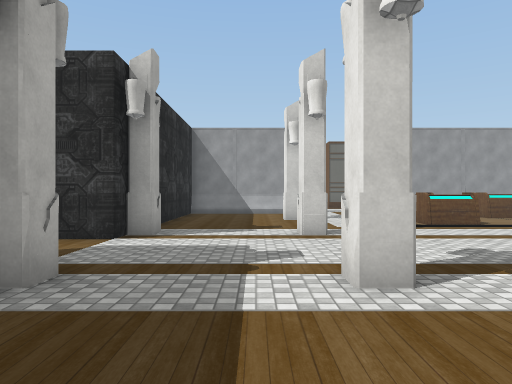
view 1 (above)

17 first-person views from a walk through a Unity game level. The camera is 1.5 m above the floor, looks level and sees 70° across. The floor is counted in squares, 2 m on a side. Each view is taken from the middle of a square. On the plan, view 1 faces up. The plan holds only what a view shows up to about 11 squares ahead; the rest is blank. The place goes on beyond the plan. Some surface patterns are stand-ins.

view 2
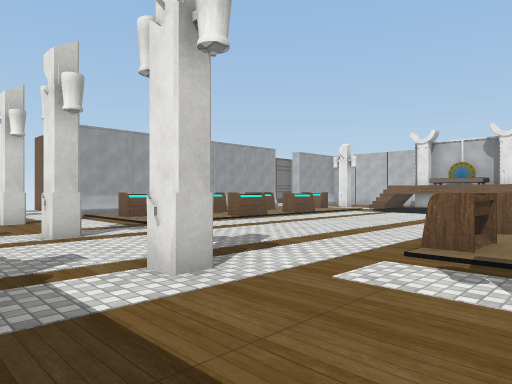

view 3
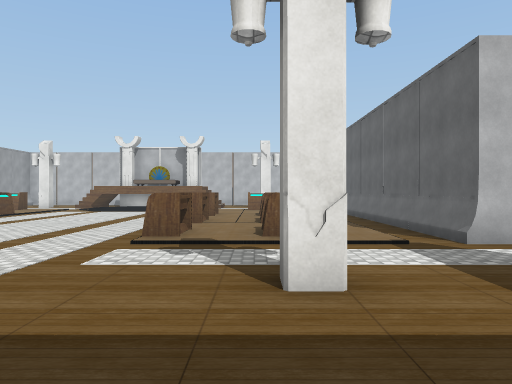

view 4
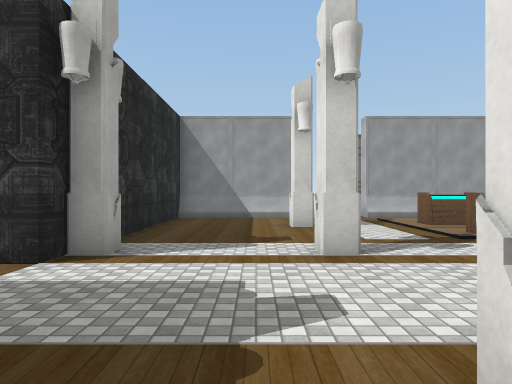

view 5
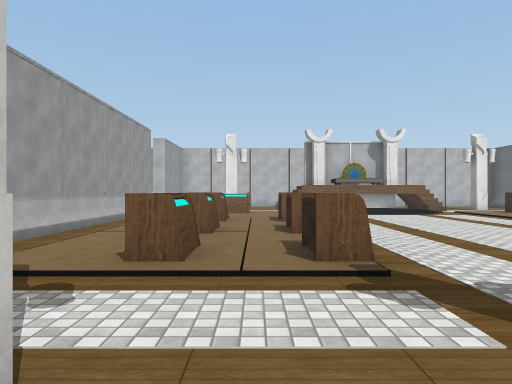

view 6
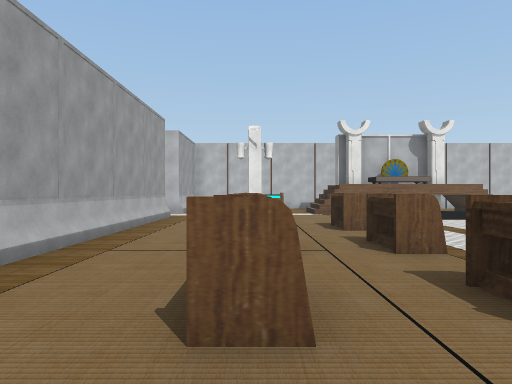

view 7
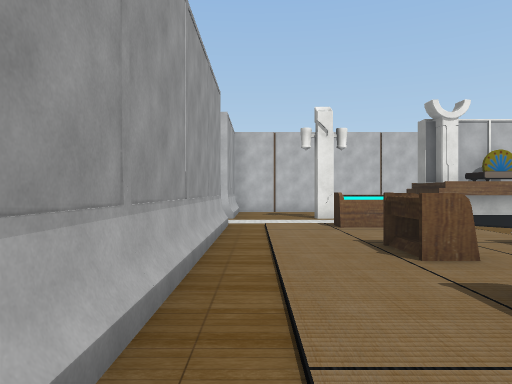

view 8
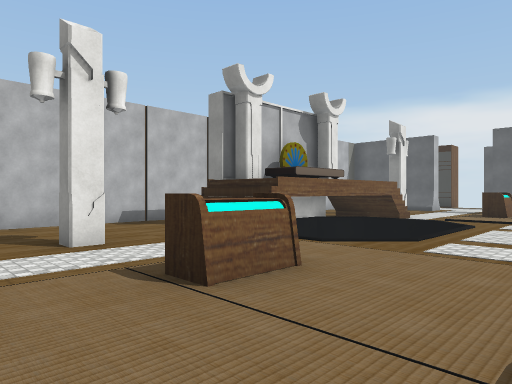

view 9
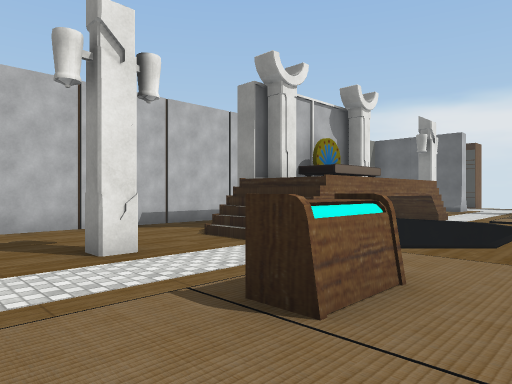

view 10
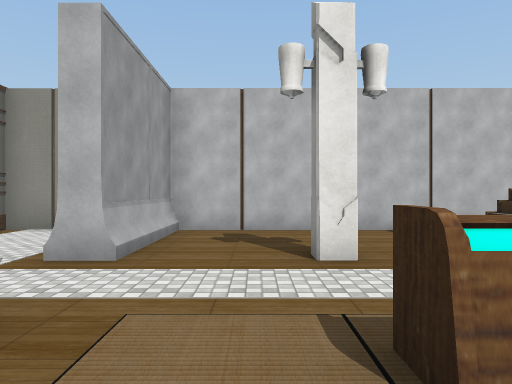

view 11
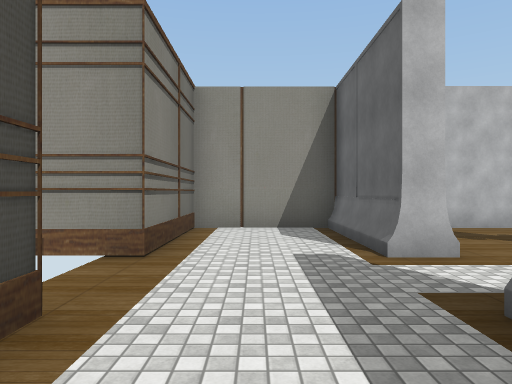

view 12
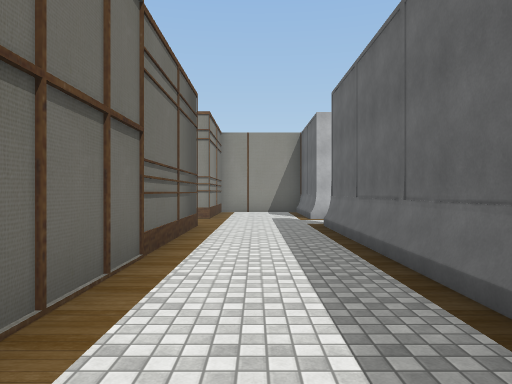

view 13
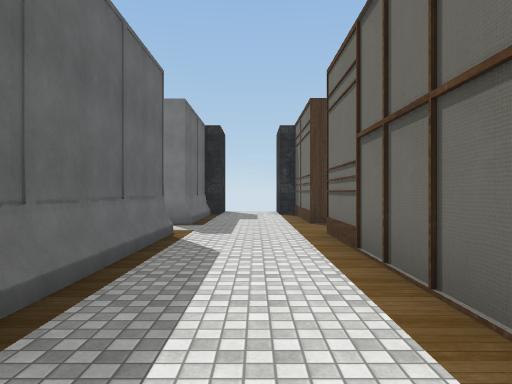

view 14
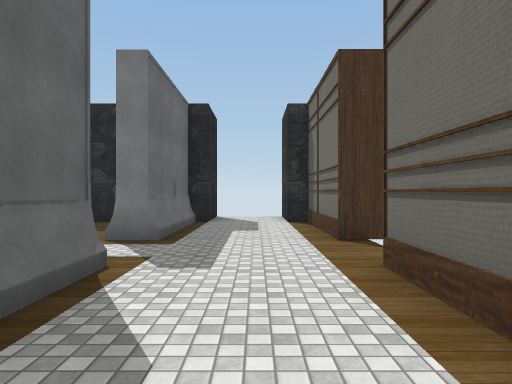

view 15
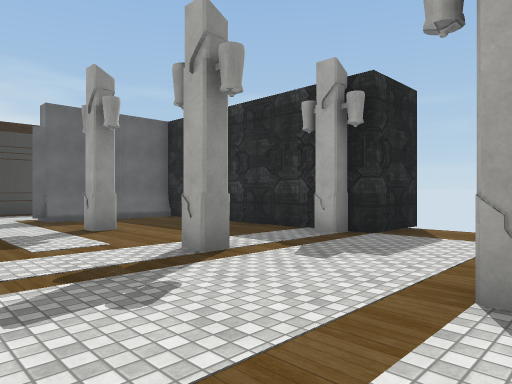

view 16
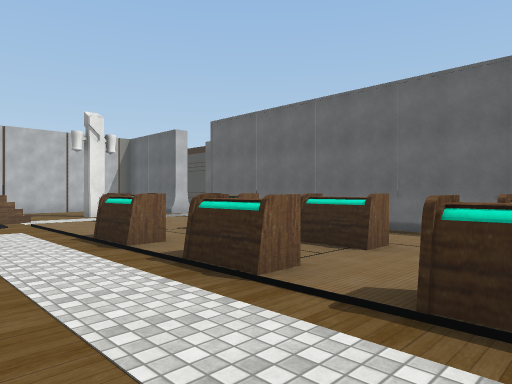

view 17
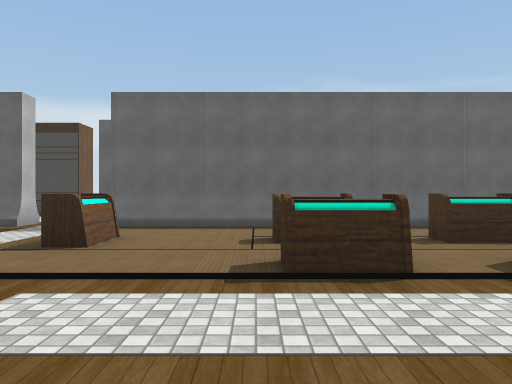

### Floor plan
Points are (right, up) in squares from view 1. A wall is a line through its corners. A room is listed if a view was taken in it or the views show most of it. See-through windows are left out.
Room 1 (views 1, 2, 3, 4, 5, 6, 7, 8, 9, 10, 15, 16, 17)
walls: (1.2, 6.3) (0.8, 6.3) (0.8, 6.8); (1.2, 3.3) (1.2, 2.8) (0.8, 2.8) (0.8, 3.3) (1.2, 3.3); (15.8, 6) (15.8, 6.5); (15.8, 2.9) (15.8, 3.3) (16.1, 3.3); (1.3, 9.8) (0.8, 9.8) (0.8, 10.2); (16.3, 6.2) (16.3, 6.9); (16.3, 3) (16.3, 3.6); (15.3, 9.8) (15.3, 10.3) (15.7, 10.3); (0.8, -0.8) (0.8, -0.2) (1.2, -0.2) (1.2, -0.7); (13.3, 12.8) (3.3, 12.8); (3.3, -3.2) (13.6, -3.2); (-1.8, 6.9) (-1.8, 6.3) (-2.2, 6.3) (-2.2, 5.8) (-3.3, 5.8); (1.2, 12.8) (-2.2, 12.8) (-2.2, 8); (-2.2, 2.5) (-2.2, -0.4); (18.7, 5.1) (18.7, 12.8) (15.3, 12.8); (15.3, -3.2) (15.7, -3.2); (-4.3, 3.8) (-2.2, 3.8) (-2.2, 3.3) (-1.8, 3.3) (-1.8, 2.8); (-1.5, -3.2) (1.6, -3.2)
low walls: (3.3, -3) (13.1, -3); (-1.6, -3) (1.2, -3)
ways out: opening at (2.5, 13) to room 2; opening at (14.5, 13) to room 2; opening at (2.5, -3); opening at (14.5, -3); gap at (-4, 4)
objects: other object (4, 0) to (5, 0); other object (4, 2) to (5, 2); other object (4, 8); other object (4, 10); other object (7, 0); other object (7, 2); other object (7, 8); other object (7, 10); other object (9, 0); other object (9, 2); other object (9, 8) to (10, 8); other object (9, 10) to (10, 10); other object (13, 0); other object (13, 10); other object (15, 4) to (16, 5)
Room 2 (views 11, 12, 13, 14)
walls: (3.2, 13.3) (13.2, 13.3); (1.2, 17.1) (1.2, 16.3) (-2.2, 16.3) (-2.2, 15.8) (-3.9, 15.8); (13.2, 16.3) (3.2, 16.3); (15.3, 12.8) (15.3, 13.3) (18.7, 13.3) (18.7, 16.3) (15.3, 16.3) (15.3, 17.5); (-3.8, 13.8) (-2.2, 13.8) (-2.2, 13.3) (1.2, 13.3) (1.2, 12.8)
ways out: opening at (2.5, 13) to room 1; opening at (14.5, 13) to room 1; gap at (1, 17)

Positions as (right, up) in squares from view 1, and headings:
1: (0, 0), facing up
2: (-1, 0), facing up-right
3: (-2, 0), facing right
4: (0, 2), facing up
5: (0, 9), facing right
6: (2, 10), facing right
7: (5, 12), facing right
8: (10, 12), facing down-right
9: (11, 12), facing down-right
10: (11, 11), facing right
11: (11, 15), facing right
12: (5, 15), facing right
13: (10, 15), facing left
14: (7, 15), facing left
15: (4, 7), facing down-left
16: (4, 4), facing down-right
17: (10, 5), facing down
